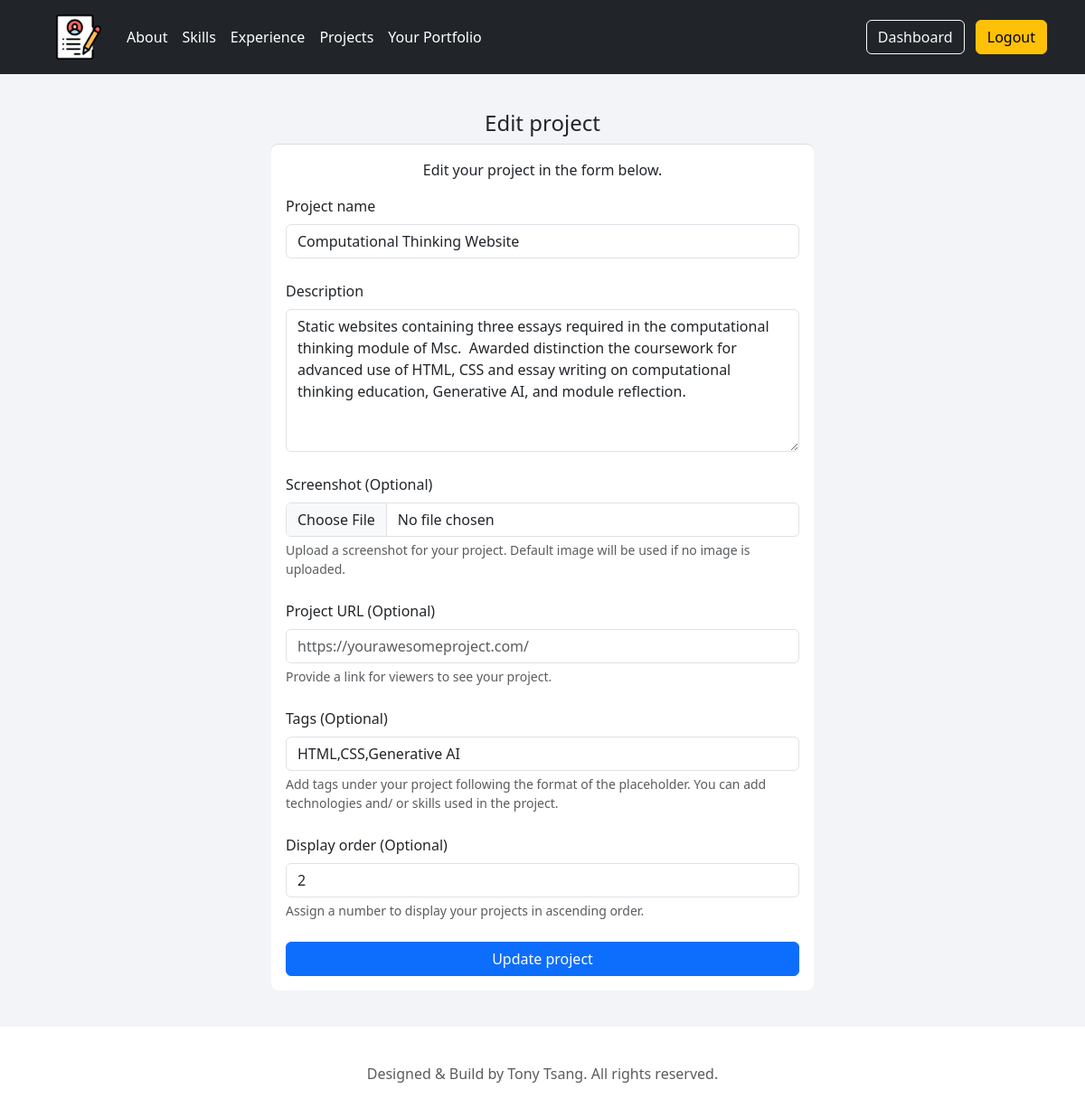
The page /projects/edit/6 (signed in) on the database its author committed.
### tables this page shows
CREATE TABLE "projects"(
    "project_id" INTEGER PRIMARY KEY AUTOINCREMENT,
    "user_id" INTEGER NOT NULL,
    "project_name" TEXT NOT NULL,
    "project_description" TEXT NOT NULL,
    "project_screenshot" TEXT,
    "project_url" TEXT,
    "tags" TEXT,
    "sort_order" INTEGER NOT NULL,
    FOREIGN KEY ("user_id") REFERENCES "users" ("id")
);

### portfolio/routes.py (the view, shortened to what this page needs)
@app.route('/projects/edit/<int:id>', methods = ['GET', 'POST'])
def edit_project(id):
    if not session.get("user_id"):
        flash("Please login first", "warning")
        return redirect(url_for('login'))
    user_id = session["user_id"]
    username = session["username"]
    sql_validate = "SELECT user_id, project_screenshot FROM projects WHERE project_id = :project_id"
    sql_validate_q = text(sql_validate)
    result = db.engine.connect().execute(sql_validate_q, {'project_id':id}).fetchone()
    if result.user_id != user_id:
        flash("Invalid permission", "danger")
        return redirect(url_for('projects'))
    project_screenshot = result.project_screenshot
    sql = "SELECT * FROM projects WHERE user_id = :user_id AND project_id = :project_id"
    sql_q = text(sql)
    user_project = db.engine.connect().execute(sql_q, {'user_id':user_id, 'project_id':id}).fetchone()
    return render_template("edit_project.html", user_project=user_project)

### portfolio/templates/edit_project.html (shortened to what this page needs)
{% extends "layout.html" %}
{% block content %}
<div class="container">
    <div class="text-center">
        <h1 class="h4 mb-2 fw-normal">Edit project</h1>
    </div>
    <div class="container text-left form-container">
        <p class="text-center">Edit your project in the form below.</p>
        <form  method="POST" class="row g-2" enctype="multipart/form-data">
            <div class="mb-3 col-md-12">
                <label for="project-name" class="form-label">Project name</label>
                <input type="text" name="project-name" class="form-control"  placeholder="Portfolio Builder" value="{{user_project.project_name}}" required>
            </div>
            <div class="mb-3 col-md-12">
                <label for="project-description" class="form-label">Description</label>
                <textarea id="project-description" name="project-description" class="form-control" rows="6" placeholder="A brief overview of your project." required>{{user_project.project_description}}</textarea>
            </div>
            <div class="mb-3 col-md-12">
                <label for="project-screenshot" class="form-label">Screenshot (Optional)</label>
                <input type="file" name="project-screenshot" class="form-control"  accept=".png, .jpg, .jpeg" aria-describedby="screenshothelpblock">
                <div id="screenshothelpblock" class="form-text">
                    Upload a screenshot for your project. Default image will be used if no image is uploaded.
                </div>
            </div>
            <div class="mb-3 col-md-12">
                <label for="project-url" class="form-label">Project URL (Optional)</label>
                <input type="text" name="project-url" class="form-control" placeholder="https://yourawesomeproject.com/" aria-describedby="project-urlhelpblock" value="{{user_project.project_url}}">
                <div id="project-urlhelpblock" class="form-text">
                    Provide a link for viewers to see your project.
                </div>
            </div>
            <div class="mb-3 col-md-12">
                <label for="project-tags" class="form-label">Tags (Optional)</label>
                <input type="text" id="project-tags" name="project-tags" class="form-control" placeholder="HTML,CSS,JavaScript" aria-describedby="tagshelpblock" value="{{user_project.tags}}">
                <div id="tagshelpblock" class="form-text">
                    Add tags under your project following the format of the placeholder. You can add technologies and/ or skills used in the project.
                </div>
            </div>
            <div class="mb-3 col-md-12">
                <label for="project-order" class="form-label">Display order (Optional)</label>
                <input type="number" min="1" name="project-order" class="form-control"  placeholder="1" aria-describedby="orderhelpblock" value="{{user_project.sort_order}}">
                <div id="orderhelpblock" class="form-text">
                    Assign a number to display your projects in ascending order.
                </div>
            </div>
            <div class="d-grid gap-2">
                <button type="submit" class="btn btn-primary">Update project</button>
            </div>
        </form>
    </div>
</div>
{% endblock content %}

### portfolio/static/css/style.css (style rules this page uses)
html { scroll-behavior: smooth; }
.form-container { background-color: #fff; border-radius: 8px; border-top: 1px solid #dadde1; box-sizing: border-box; padding: 16px; position: relative; width: 600px; }

### rows shown on the page
projects: project-name "Computational Thinking Website", project-description "Static websites containing three essays required in the computational thinking module of Msc. Awarded distinction the coursework for advanced use of HTML, CSS and essay writing on computational thinking education, Generative AI, and module reflection.", project-tags "HTML,CSS,Generative AI", project-order "2"
